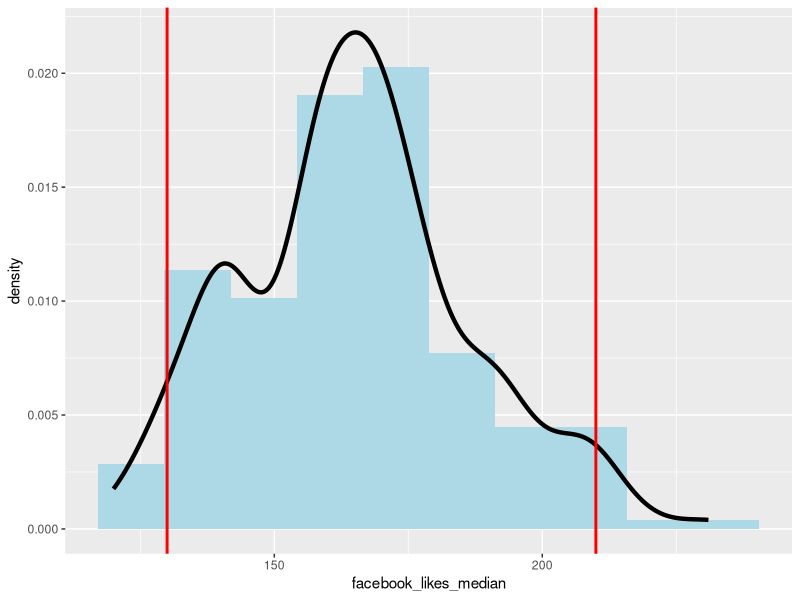

Write R code to recreate this figure.
# Usage of bootstrap - example for computing the distribution of a median

library(tidyverse)
library(rsample)

movie_data <- read_csv("datasets/scraped_imdb/movie_db_clean.csv")

movie_boot <- bootstraps(movie_data, times = 200)

boot_median <- movie_boot %>% 
  mutate(facebook_likes_median = 
           map_dbl(splits,
                   ~{
                     median(as.data.frame(.x)$movie_facebook_likes, na.rm = T)
                     }))

# Now we can extract and compare some statistics
median(movie_data$movie_facebook_likes, na.rm = T)
median(boot_median$facebook_likes_median)
mean(boot_median$facebook_likes_median)

# A confidence interval for the median is
ci_comp <- boot_median %>% 
  mutate(bottom2.5 = facebook_likes_median <= quantile(facebook_likes_median, 0.025),
         top2.5 = facebook_likes_median >= quantile(facebook_likes_median, 0.975)) %>% 
  filter(!bottom2.5 & !top2.5) %>% 
  summarize(lb = min(facebook_likes_median),
            ub = max(facebook_likes_median))

# The distribution of the median looks like this:
ggplot(boot_median, aes(x = facebook_likes_median, y = stat(density))) + 
  geom_histogram(bins = 10, fill = "lightblue") + 
  geom_density(size = 1.5) + 
  geom_vline(xintercept = ci_comp$lb, color = "red", size = 1) + 
  geom_vline(xintercept = ci_comp$ub, color = "red", size = 1)
